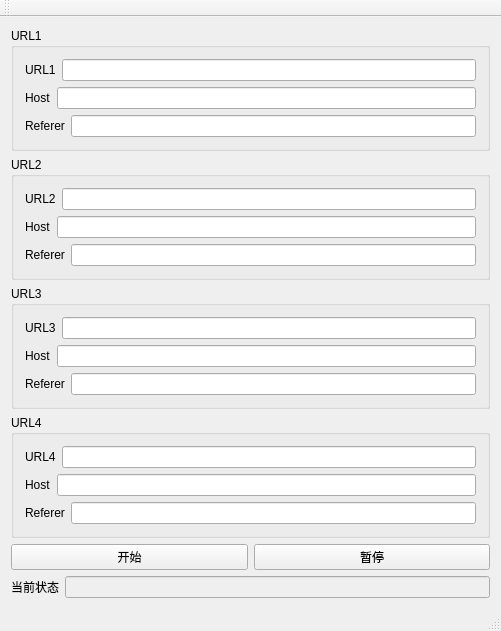
<?xml version="1.0" encoding="UTF-8"?>
<ui version="4.0">
 <class>auto_smzdmClass</class>
 <widget class="QMainWindow" name="auto_smzdmClass">
  <property name="geometry">
   <rect>
    <x>0</x>
    <y>0</y>
    <width>501</width>
    <height>592</height>
   </rect>
  </property>
  <property name="windowTitle">
   <string>值得买</string>
  </property>
  <widget class="QWidget" name="centralWidget">
   <layout class="QGridLayout" name="gridLayout_5">
    <item row="0" column="0">
     <widget class="QGroupBox" name="groupBox">
      <property name="title">
       <string>URL1</string>
      </property>
      <layout class="QGridLayout" name="gridLayout">
       <item row="0" column="0">
        <layout class="QHBoxLayout" name="horizontalLayout_2">
         <item>
          <widget class="QLabel" name="label">
           <property name="text">
            <string>URL1</string>
           </property>
          </widget>
         </item>
         <item>
          <widget class="QLineEdit" name="lineEdit_URL1"/>
         </item>
        </layout>
       </item>
       <item row="1" column="0">
        <layout class="QHBoxLayout" name="horizontalLayout_3">
         <item>
          <widget class="QLabel" name="label_2">
           <property name="text">
            <string>Host</string>
           </property>
          </widget>
         </item>
         <item>
          <widget class="QLineEdit" name="lineEdit_HOST1"/>
         </item>
        </layout>
       </item>
       <item row="2" column="0">
        <layout class="QHBoxLayout" name="horizontalLayout_4">
         <item>
          <widget class="QLabel" name="label_3">
           <property name="text">
            <string>Referer</string>
           </property>
          </widget>
         </item>
         <item>
          <widget class="QLineEdit" name="lineEdit_REFERER1"/>
         </item>
        </layout>
       </item>
      </layout>
     </widget>
    </item>
    <item row="1" column="0">
     <widget class="QGroupBox" name="groupBox_2">
      <property name="title">
       <string>URL2</string>
      </property>
      <layout class="QGridLayout" name="gridLayout_2">
       <item row="0" column="0">
        <layout class="QHBoxLayout" name="horizontalLayout_6">
         <item>
          <widget class="QLabel" name="label_4">
           <property name="text">
            <string>URL2</string>
           </property>
          </widget>
         </item>
         <item>
          <widget class="QLineEdit" name="lineEdit_URL2"/>
         </item>
        </layout>
       </item>
       <item row="1" column="0">
        <layout class="QHBoxLayout" name="horizontalLayout_7">
         <item>
          <widget class="QLabel" name="label_5">
           <property name="text">
            <string>Host</string>
           </property>
          </widget>
         </item>
         <item>
          <widget class="QLineEdit" name="lineEdit_HOST2"/>
         </item>
        </layout>
       </item>
       <item row="2" column="0">
        <layout class="QHBoxLayout" name="horizontalLayout_8">
         <item>
          <widget class="QLabel" name="label_6">
           <property name="text">
            <string>Referer</string>
           </property>
          </widget>
         </item>
         <item>
          <widget class="QLineEdit" name="lineEdit_REFERER2"/>
         </item>
        </layout>
       </item>
      </layout>
     </widget>
    </item>
    <item row="2" column="0">
     <widget class="QGroupBox" name="groupBox_3">
      <property name="title">
       <string>URL3</string>
      </property>
      <layout class="QGridLayout" name="gridLayout_3">
       <item row="0" column="0">
        <layout class="QHBoxLayout" name="horizontalLayout_9">
         <item>
          <widget class="QLabel" name="label_7">
           <property name="text">
            <string>URL3</string>
           </property>
          </widget>
         </item>
         <item>
          <widget class="QLineEdit" name="lineEdit_URL3"/>
         </item>
        </layout>
       </item>
       <item row="1" column="0">
        <layout class="QHBoxLayout" name="horizontalLayout_10">
         <item>
          <widget class="QLabel" name="label_8">
           <property name="text">
            <string>Host</string>
           </property>
          </widget>
         </item>
         <item>
          <widget class="QLineEdit" name="lineEdit_HOST3"/>
         </item>
        </layout>
       </item>
       <item row="2" column="0">
        <layout class="QHBoxLayout" name="horizontalLayout_11">
         <item>
          <widget class="QLabel" name="label_9">
           <property name="text">
            <string>Referer</string>
           </property>
          </widget>
         </item>
         <item>
          <widget class="QLineEdit" name="lineEdit_REFERER3"/>
         </item>
        </layout>
       </item>
      </layout>
     </widget>
    </item>
    <item row="3" column="0">
     <widget class="QGroupBox" name="groupBox_4">
      <property name="title">
       <string>URL4</string>
      </property>
      <layout class="QGridLayout" name="gridLayout_4">
       <item row="0" column="0">
        <layout class="QHBoxLayout" name="horizontalLayout_12">
         <item>
          <widget class="QLabel" name="label_10">
           <property name="text">
            <string>URL4</string>
           </property>
          </widget>
         </item>
         <item>
          <widget class="QLineEdit" name="lineEdit_URL4"/>
         </item>
        </layout>
       </item>
       <item row="1" column="0">
        <layout class="QHBoxLayout" name="horizontalLayout_13">
         <item>
          <widget class="QLabel" name="label_11">
           <property name="text">
            <string>Host</string>
           </property>
          </widget>
         </item>
         <item>
          <widget class="QLineEdit" name="lineEdit_HOST4"/>
         </item>
        </layout>
       </item>
       <item row="2" column="0">
        <layout class="QHBoxLayout" name="horizontalLayout_14">
         <item>
          <widget class="QLabel" name="label_12">
           <property name="text">
            <string>Referer</string>
           </property>
          </widget>
         </item>
         <item>
          <widget class="QLineEdit" name="lineEdit_REFERER4"/>
         </item>
        </layout>
       </item>
      </layout>
     </widget>
    </item>
    <item row="4" column="0">
     <layout class="QHBoxLayout" name="horizontalLayout_5">
      <item>
       <widget class="QPushButton" name="pushButton_start">
        <property name="text">
         <string>开始</string>
        </property>
       </widget>
      </item>
      <item>
       <widget class="QPushButton" name="pushButton_pause">
        <property name="text">
         <string>暂停</string>
        </property>
       </widget>
      </item>
     </layout>
    </item>
    <item row="5" column="0">
     <layout class="QHBoxLayout" name="horizontalLayout">
      <item>
       <widget class="QLabel" name="label_1">
        <property name="text">
         <string>当前状态</string>
        </property>
       </widget>
      </item>
      <item>
       <widget class="QLineEdit" name="lineEdit_msg">
        <property name="enabled">
         <bool>false</bool>
        </property>
       </widget>
      </item>
     </layout>
    </item>
   </layout>
  </widget>
  <widget class="QMenuBar" name="menuBar">
   <property name="geometry">
    <rect>
     <x>0</x>
     <y>0</y>
     <width>501</width>
     <height>23</height>
    </rect>
   </property>
  </widget>
  <widget class="QToolBar" name="mainToolBar">
   <attribute name="toolBarArea">
    <enum>TopToolBarArea</enum>
   </attribute>
   <attribute name="toolBarBreak">
    <bool>false</bool>
   </attribute>
  </widget>
  <widget class="QStatusBar" name="statusBar"/>
 </widget>
 <layoutdefault spacing="6" margin="11"/>
 <resources>
  <include location="auto_smzdm.qrc"/>
 </resources>
 <connections/>
</ui>
